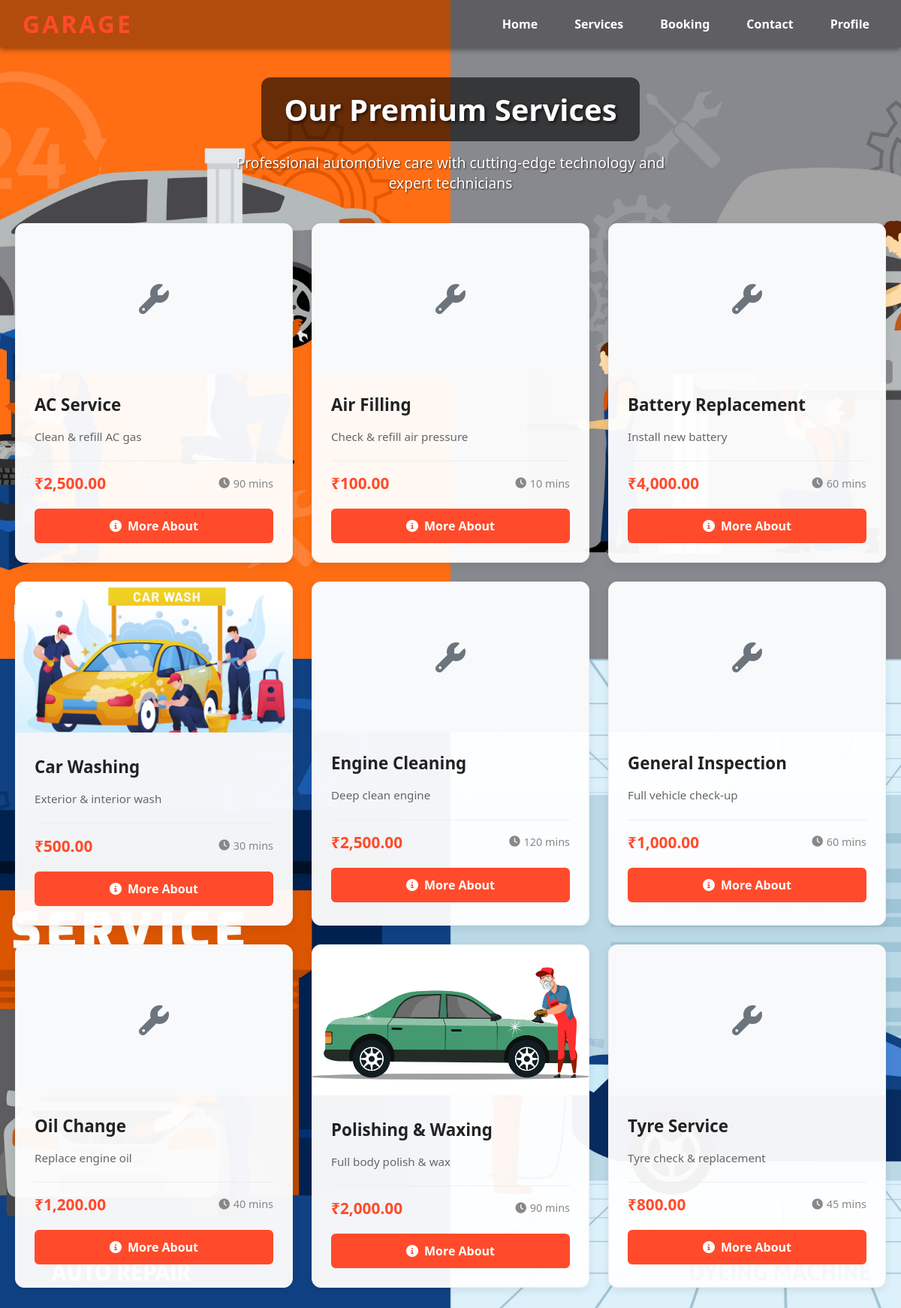
The app's page /service.php with its own data.
### tables this page shows
CREATE TABLE `services` (
  `service_id` int(11) NOT NULL,
  `service_name` varchar(100) DEFAULT NULL,
  `description` text DEFAULT NULL,
  `price` decimal(10,2) DEFAULT NULL,
  `estimated_time` varchar(50) DEFAULT NULL,
  `category` varchar(100) DEFAULT NULL,
  `status` enum('active','inactive') DEFAULT 'active',
  `duration_minutes` int(11) DEFAULT NULL,
  `image` varchar(255) DEFAULT NULL,
  `marketing_description` text DEFAULT NULL
);

### service.php (the view, shortened to what this page needs)
<?php
$servername = "localhost";
$username = "root";
$password = "";
$dbname = "login";
$conn = new mysqli($servername, $username, $password, $dbname);
$result = $conn->query("SELECT service_id, service_name, image, description, price, estimated_time, duration_minutes, marketing_description FROM services WHERE status = 'active' ORDER BY service_name ASC");
?>
<!DOCTYPE html>
<html lang="en">
<head>
    <link rel="stylesheet" href="style.css">
    <link href="https://cdnjs.cloudflare.com/ajax/libs/font-awesome/6.4.0/css/all.min.css" rel="stylesheet">
</head>
<body>
    <nav>
        <div class="logo">GARAGE</div>
        <ul>
            <li><a href="index.php">Home</a></li>
            <li><a href="service.php" class="active">Services</a></li>
            <li><a href="booking.php">Booking</a></li>
            <li><a href="contact_staff.php">Contact</a></li>
            <li><a href="profile.php">Profile</a></li>
        </ul>
    </nav>
    <h1 class="main-title">Our Premium Services</h1>
    <p class="main-subtitle">Professional automotive care with cutting-edge technology and expert technicians</p>
    <div class="container">
        <div class="services-grid">
            <?php if ($result && $result->num_rows > 0): ?>
                <?php while ($service = $result->fetch_assoc()): ?>
                    <div class="service-card">
                        <?php if (!empty($service['image']) && file_exists($service['image'])): ?>
                            <img src="<?php echo htmlspecialchars($service['image']); ?>"
                                 alt="<?php echo htmlspecialchars($service['service_name']); ?>"
                                 class="service-image">
                        <?php else: ?>
                            <div class="no-image">
                                <i class="fas fa-wrench"></i>
                            </div>
                        <?php endif; ?>
                        <div class="service-content">
                            <h3 class="service-title">
                                <?php echo htmlspecialchars($service['service_name']); ?>
                            </h3>
                            <p class="service-description">
                                <?php
                                $description = !empty($service['marketing_description'])
                                    ? $service['marketing_description']
                                    : $service['description'];
                                echo htmlspecialchars($description);
                                ?>
                            </p>
                            <div class="service-meta">
                                <?php if (!empty($service['price'])): ?>
                                    <div class="service-price">
                                        ₹<?php echo number_format($service['price'], 2); ?>
                                    </div>
                                <?php endif; ?>
                                <div class="service-time">
                                    <i class="fas fa-clock"></i>
                                    <?php
                                    $time = !empty($service['duration_minutes'])
                                        ? $service['duration_minutes'] . ' mins'
                                        : ($service['estimated_time'] ?? 'Contact us');
                                    echo htmlspecialchars($time);
                                    ?>
                                </div>
                            </div>
                            <a href="service-details.php?service_id=<?php echo $service['service_id']; ?>" class="btn">
                                <i class="fas fa-info-circle"></i>
                                More About
                            </a>
                        </div>
                    </div>
                <?php endwhile; ?>
            <?php endif; ?>
        </div>
    </div>
</body>
</html>

### style.css (style rules this page uses)
* { box-sizing: border-box; margin: 0; padding: 0; }
body, html { font-family: 'Segoe UI', Tahoma, Geneva, Verdana, sans-serif; color: #333; background: #f7f7f7; min-height: 100vh; }
nav { position: sticky; top: 0; left: 0; width: 100%; background: rgba(0, 0, 0, 0.304); display: flex; justify-content: space-between; align-items: center; padding: 10px 30px; z-index: 1000; box-shadow: 0 2px 8px rgba(0,0,0,0.5); color: #fff; }
nav .logo { font-size: 2rem; font-weight: 900; letter-spacing: 3px; color: #ff4b2b; user-select: none; }
nav ul { list-style: none; display: flex; gap: 25px; }
nav ul li a { color: #fff; text-decoration: none; font-weight: 600; font-size: 1rem; padding: 8px 12px; border-radius: 6px; transition: background 0.3s ease; }

### service.php (style rules this page uses)
body { background: #f7f7f7 url("images/services.jpg") no-repeat center center; background-size: cover; color: #333; min-height: 100vh; margin: 0; padding: 0; // Optimized for performance - no fixed attachment to prevent scrolling lag }
.main-title { font-size: 2.5rem; color: #fff; text-shadow: 2px 2px 4px rgba(0, 0, 0, 0.7); margin: 40px auto 15px; text-align: center; background: rgba(0, 0, 0, 0.6); display: block; padding: 15px 30px; border-radius: 12px; max-width: fit-content; margin-left: auto; margin-right: auto; }
.main-subtitle { font-size: 1.2rem; color: #fff; text-shadow: 1px 1px 2px rgba(0, 0, 0, 0.7); margin: 0 auto 40px; text-align: center; max-width: 600px; }
.container { max-width: 1200px; margin: 0 auto; padding: 0 20px 40px; }
.services-grid { display: grid; grid-template-columns: repeat(auto-fit, minmax(280px, 1fr)); gap: 25px; }
.service-card { background: rgba(255, 255, 255, 0.95); border-radius: 12px; overflow: hidden; box-shadow: 0 4px 12px rgba(0, 0, 0, 0.08); border: 1px solid #f0f0f0; position: relative; // Optimized for performance }
.service-image { width: 100%; height: 200px; object-fit: cover; }
.service-content { padding: 25px; }
.service-title { font-size: 1.4rem; font-weight: 700; color: #222; margin-bottom: 15px; }
.service-description { color: #666; line-height: 1.6; margin-bottom: 20px; font-size: 0.95rem; }
.service-meta { display: flex; justify-content: space-between; align-items: center; margin-bottom: 20px; padding-top: 15px; border-top: 1px solid #eee; }
.service-price { font-size: 1.3rem; font-weight: 700; color: #ff4b2b; }
.service-time { color: #888; font-size: 0.9rem; display: flex; align-items: center; }
.service-time i { margin-right: 5px; }
.btn { background: #ff4b2b; color: white; padding: 12px 20px; border: none; border-radius: 6px; font-size: 1rem; font-weight: 600; cursor: pointer; text-decoration: none; display: inline-flex; align-items: center; gap: 8px; width: 100%; justify-content: center; }
.no-image { width: 100%; height: 200px; background: #f8f9fa; display: flex; align-items: center; justify-content: center; color: #6c757d; font-size: 2.5rem; }

### records on screen
services: service_name "AC Service", description "Clean & refill AC gas", price "2,500.00", duration_minutes "90 mins"
services: service_name "Air Filling", description "Check & refill air pressure", price "100.00", duration_minutes "10 mins"
services: service_name "Battery Replacement", description "Install new battery", price "4,000.00", duration_minutes "60 mins"
services: image (picture), service_name "Car Washing", description "Exterior & interior wash", price "500.00", duration_minutes "30 mins"
services: service_name "Engine Cleaning", description "Deep clean engine", price "2,500.00", duration_minutes "120 mins"
services: service_name "General Inspection", description "Full vehicle check-up", price "1,000.00", duration_minutes "60 mins"
services: service_name "Oil Change", description "Replace engine oil", price "1,200.00", duration_minutes "40 mins"
services: image (picture), service_name "Polishing & Waxing", description "Full body polish & wax", price "2,000.00", duration_minutes "90 mins"
services: service_name "Tyre Service", description "Tyre check & replacement", price "800.00", duration_minutes "45 mins"
